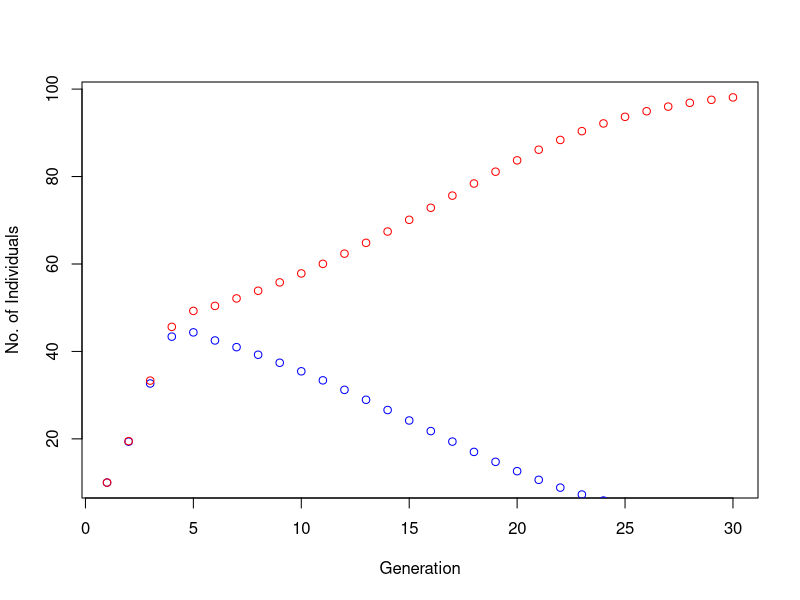
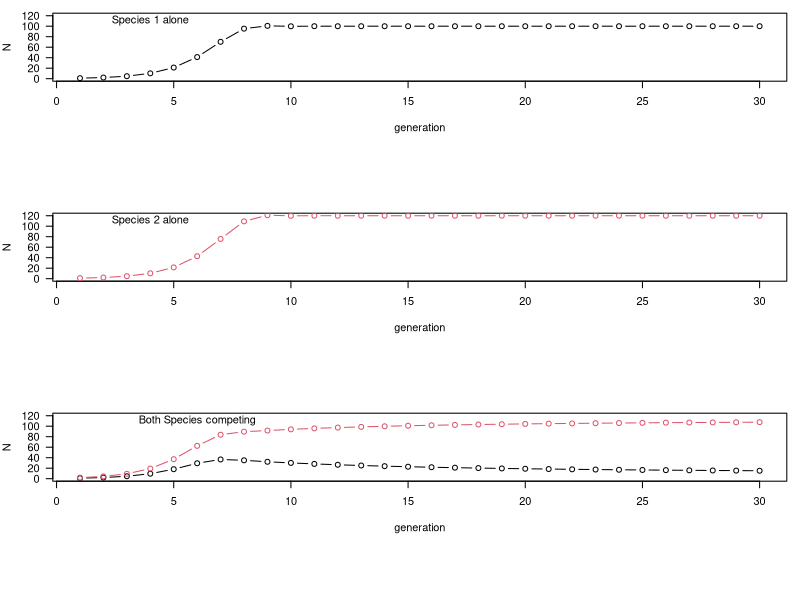

Recreate these plots in R, in order.
# Week 7 pres.
rm(list = ls()) 
# rm() removes selected objects in the environment
# input the object you want to delete in the "list= "
# ls() returns all the objects in the environment
# rm(list = ls()) means "remove all the objects in the environment" 

# Personal digest
LF.comp.pop.dyn <- function(sp1,sp2,generation,growth.rate.1, growth.rate.2,K1,K2,N12.coefficient,N21.coefficient){
  N1 <- sp1
  N2 <- sp2
  for (i in 2:generation) {
    N1[i] <- N1[i-1] + (growth.rate.1 * N1[i-1] * ((K1 - N1[i-1] - (N12.coefficient * N2[i-1]))/K1))
    N2[i] <- N2[i-1] + (growth.rate.2 * N2[i-1] * ((K2 - N2[i-1] - (N21.coefficient * N1[i-1]))/K2))
  }
  Dynamics <- data.frame(cbind(Generation = 1:generation, N1, N2))
  return(Dynamics)
}

q <- LF.comp.pop.dyn(sp1 = 10, sp2 = ,10, generation = 30,
                growth.rate.1 = 1.2, growth.rate.2 = 1.2,
                K1 = 100, K2 = 100,
                N12.coefficient = 1.2, N21.coefficient = 1.1)

plot(x = q$Generation, y = q$N2, type = "n", xlab = "Generation", ylab = "No. of Individuals")
points(q$N1, col = "blue")
points(q$N2, col = "red")

# debugging prof.s code
# WRONG CODE
# ADVICES: START FROM SCRATCH, 
# JUST GET INSPIRATION FROM MY CODE, WORK STEP BY STEP
grow<-function(start_1, start_2){
  num_gen <-30 # <= into <-
  N1 <- rep(0,10) 
  N2 <- rep(0,10)
  generation<-1:num_gen# rep(1, num_gen) into 1:num_gen
  growth.rate<-1.2
  K1<-100
  K2<-120
  a12<-0.8
  a21<-0.8
  N1[1]<-start_1 # 0 into 5
  N2[1]<-start_2 # start_2 into start_1
  for (i in 2:num_gen)  { # 2:3 into 2:num_gen
    N1[i] = N1[i-1] + (1.2* N1[i-1] * ((K1-N1[i-1]-(a12*N2[i-1]))/K1)) # growth rate of N1 is 3.2 =>1.2
    N2[i] = N2[i-1] + (growth.rate * N2[i-1] * ((K2-N2[i-1]-(a21*N1[i-1]))/K2))
    generation[1]=1
    print (N1[i])
  }
if (N1[1]>0){  # if N1[1] > 0
  plot(N1~generation,typ="b",ylim=c(0,max(c(K1,K2))),ylab="N") # min => max
}  else {
  plot(N1~generation,typ="n",ylim=c(0,max(c(K1,K2))),ylab="N") # min => max
}
print(N2[1])
if (N2[1]>0){
  lines(N2~generation,typ="b",col=2)}
}
  par(mar=c(9,4,1,1), mfrow=c(3,1),las=1) # removing mar; mfrow = c(3,1)
  
  grow(1,0)
  text(4,110,"Species 1 alone")
  
  grow(0,1)
  text(4,110,"Species 2 alone")
  
  grow(1,2)
  text(6,110,"Both Species competing")
